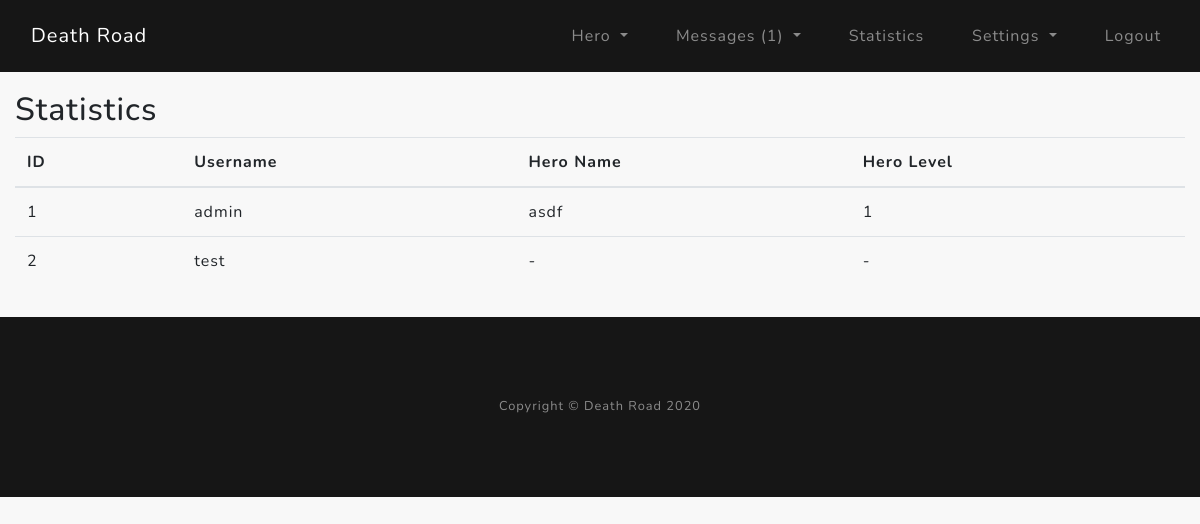
The app's page /statistics (signed in), older data.
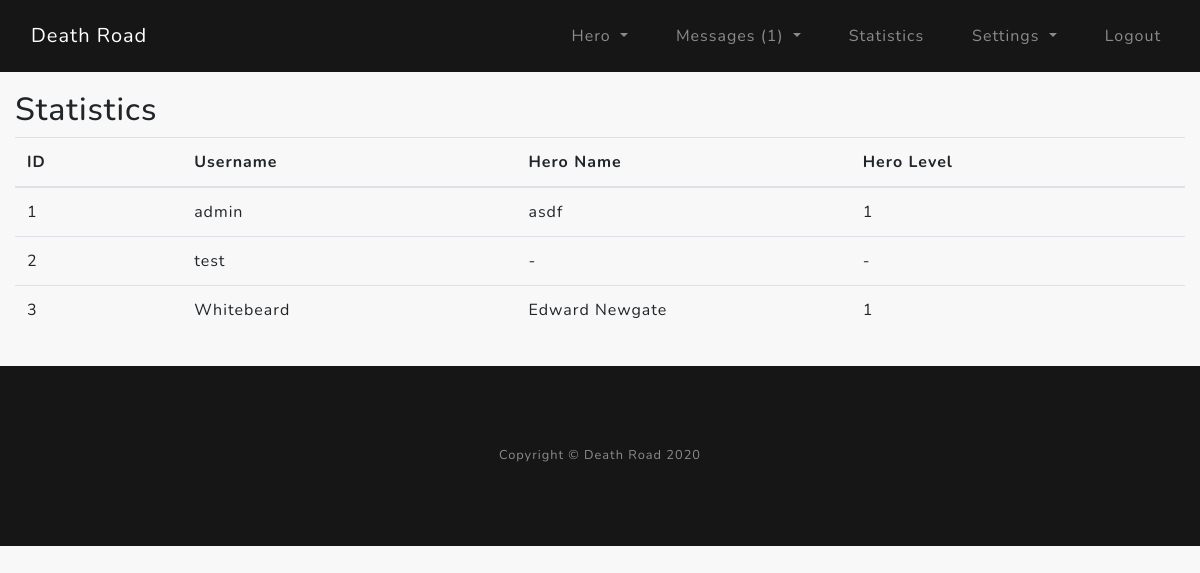
The same page, newer data.
### core/models.py (models this page shows)
class User(db.Model, UserMixin):
    __tablename__ = "user"
    id = Column(Integer, primary_key=True)  # User ID
    username = Column(String(32), unique=True, nullable=False)  # Username used in registration
    email = Column(String(120), unique=True, nullable=False)  # Email for registration
    password = Column(String(60), nullable=False)  # hashed password
    hidemail = Column(Boolean, nullable=True)  # 0/1 Hide/Show email in public profile
    msg_per_page = Column(Integer, nullable=False)  # get how many messages to show on inbox/outbox page

class Hero(db.Model):
    __tablename__ = "hero"
    acc_id = Column(Integer, primary_key=True)  # hero id connected to account id
    name = Column(String(16), unique=True)  # name of the hero
    gender = Column(Boolean)  # 0 - male / 1 - female
    date_created = Column(DateTime)  # date created the hero
    level = Column(Integer)  # current level of the hero
    current_exp = Column(Integer)  # current experience of hero
    next_lvl_exp = Column(Integer)  # exp needed for next level
    hp = Column(Integer)  # current hero health HP
    hp_max = Column(Integer)  # current hero health HP
    hp_regen_rate = Column(Integer)  # hp regeneration per second
    hp_check_regen = Column(DateTime)  # used to calculate the regenerated hp over time
    alive = Column(Integer)  # Check if hero is Death (0), Reviving (1), Alive (2)
    death_check = Column(DateTime)  # Time when the hero was revived
    attack_point = Column(Integer)  # attack points needed to calculate damage

### core/statistics/routes.py (the view)
@stats.route("/statistics")
@login_required
def statistics():
    stats = db.session.query(User, Hero).outerjoin(Hero, User.id == Hero.acc_id)
    get_unread_msgs = unread_msgs(current_user.username)
    return render_template("statistics.html", stats=stats, get_unread_msgs=get_unread_msgs)

### core/models.py (called while the page is built)
@login_manager.user_loader
def load_user(user_id):
    return User.query.get(int(user_id))

### core/utils/unread_msgs.py (called while the page is built)
def unread_msgs(current_acc_uname):
    gum = Messages.query.filter_by(recipient=current_acc_uname, del_in=False, seen=False).count()
    return gum

### core/templates/statistics.html
{% extends "layout.html" %}
{% block content %}
<section class="statistics-section">
    <div class="container py-3">
        <div class="row">
            <div class="col-lg">
                <h2>Statistics</h2>
                <table class="table table-hover">
                    <thead style="font-weight: bold">
                        <tr>
                            <th class="col-md-1">ID</th>
                            <th class="col-sm-2">Username</th>
                            <th class="col-sm-2">Hero Name</th>
                            <th class="col-sm-2">Hero Level</th>
                        </tr>
                    </thead>
                    <tbody>
                    {% for stat in stats %}
                        <tr>
                            <td>{{ stat[0].id }}</td>
                            <td>{{ stat[0].username }}</td>
                        {% if stat[1] == None %}
                            <td>-</td>
                            <td>-</td>
                        {% else %}
                            <td>{{ stat[1].name }}</td>
                            <td>{{ stat[1].level }}</td>
                        {% endif %}
                        </tr>
                    {% endfor %}
                    </tbody>
                </table>
            </div>
        </div>
    </div>
</section>
{% endblock %}

### core/templates/layout.html (shortened to what this page needs)
<!DOCTYPE html>
<html lang="en">
<head>
    <link rel="stylesheet" href="https://stackpath.bootstrapcdn.com/bootstrap/4.4.1/css/bootstrap.min.css">
    <link href="https://cdnjs.cloudflare.com/ajax/libs/normalize/8.0.1/normalize.css" rel="stylesheet" type="text/css">
    <link href="{{ url_for('static', filename='custom-style.css') }}" rel="stylesheet" type="text/css">
</head>
<body id="page-top">
    <nav class="navbar navbar-expand-md navbar-dark bg-black fixed-top py-3" id="mainNav">
        <div class="container">
            <a class="navbar-brand js-scroll-trigger" href="{{ url_for('main.home') }}">Death Road</a>
            <div class="collapse navbar-collapse" id="navbarResponsive">
                <ul class="navbar-nav ml-auto">
                    {% if current_user.is_authenticated %}
                        <li class="nav-item dropdown">
                            <a class="nav-link dropdown-toggle" href="#" id="heroDropdown" role="button" data-toggle="dropdown" aria-haspopup="true" aria-expanded="false">
                                Hero
                            </a>
                        </li>
                        <li class="nav-item dropdown">
                            <a class="nav-link dropdown-toggle" href="#" id="messagesDropdown" role="button" data-toggle="dropdown" aria-haspopup="true" aria-expanded="false">
                                Messages {% if get_unread_msgs > 0 %}({{ get_unread_msgs }}){% endif %}
                            </a>
                        </li>
                        <li class="nav-item">
                            <a class="nav-link js-scroll-trigger" href="{{ url_for('stats.statistics') }}">Statistics</a>
                        </li>
                        <li class="nav-item dropdown">
                            <a class="nav-link dropdown-toggle" href="#" id="settingsDropdown" role="button" data-toggle="dropdown" aria-haspopup="true" aria-expanded="false">
                                Settings
                            </a>
                        </li>
                        <li class="nav-item">
                            <a class="nav-link js-scroll-trigger" href="{{ url_for('users.logout') }}">Logout</a>
                        </li>
                    {% endif %}
                </ul>
            </div>
        </div>
    </nav>
    {% block content %}{% endblock %}
    <footer class="bg-black small text-center text-white-50">
        <div class="container">
            Copyright &copy; Death Road 2020
        </div>
    </footer>
</body>
</html>

### core/static/custom-style.css (style rules this page uses)
html, body { scroll-behavior: smooth; }
body { font-family: 'Nunito'; letter-spacing: 0.0625em; background-color: #f8f8f8; }
a { color: #64a19d; }
.bg-black { background-color: #161616 !important; }
@media (min-width: 1000px) { .container { max-width: 1600px; } }
.navbar ul li { margin-left: 32px; }
footer { padding: 5rem 0; }
.statistics-section { margin: 75px 0 0 0; }

Row changes from the older to the newer data that the page shows:
added User: id "3", username "Whitebeard", name "Edward Newgate", level "1"
